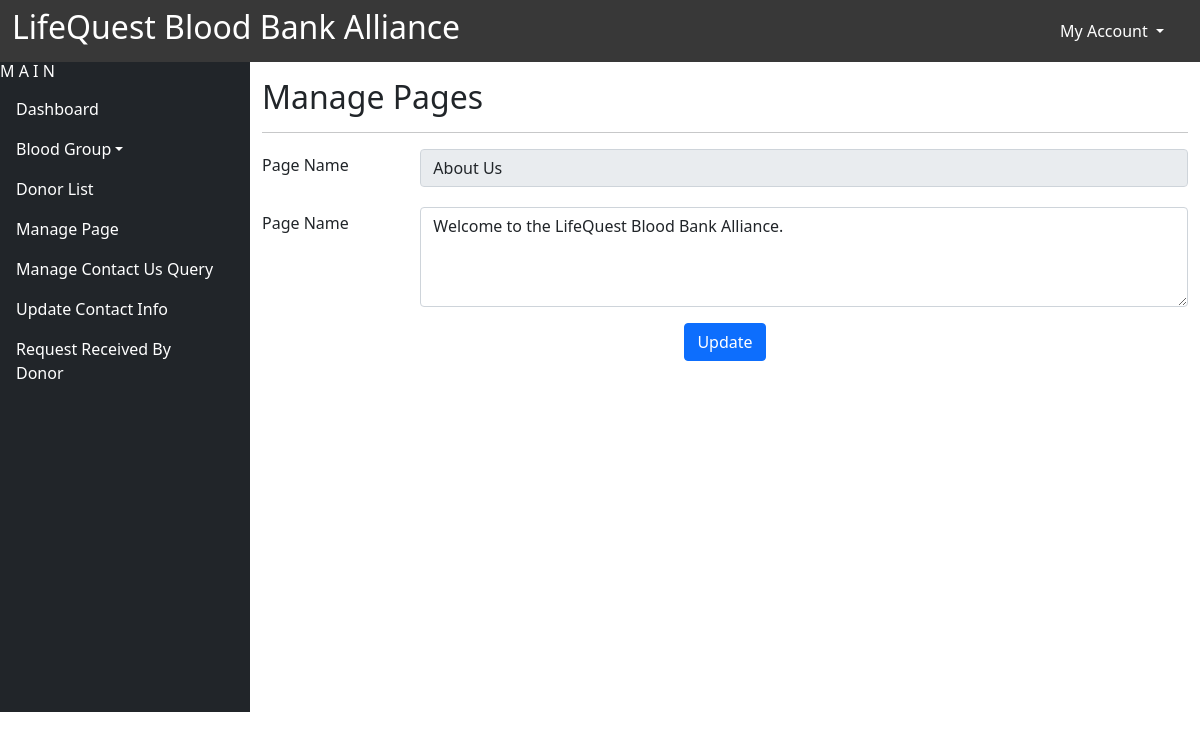
Screenshot of /LifeQuestBloodBank/admin/manage-pages.php (signed in) with the database file from the repository.
### tables this page shows
CREATE TABLE `thepages` (
  `ID` int(11) NOT NULL AUTO_INCREMENT,
  `PageName` varchar(255) DEFAULT NULL,
  `Type` varchar(255) NOT NULL DEFAULT '',
  `Detail` longtext NOT NULL,
  PRIMARY KEY (`ID`)
);

### LifeQuestBloodBank/admin/manage-pages.php (the view, shortened to what this page needs)
<!doctype html>
<html lang="en" class="no-js">
<head>
	<link href="https://cdn.jsdelivr.net/npm/bootstrap@5.0.2/dist/css/bootstrap.min.css" rel="stylesheet">
</head>
<body>
 	<?php include('includes/header.php');?>
	<div class="container-fluid">
		<div class="row">
			<?php include('includes/leftbar.php');?>
			<div class="col" style="margin-top:62px;">
				<h2 class="pt-3">Manage Pages</h2>
            	<hr>
				<form action = "manage-pages.php" method = "post">
					<?php
						$sql2 = "SELECT * FROM thepages";
						$result2 = mysqli_query($conn , $sql2);
						while($row = mysqli_fetch_assoc($result2))
						{
							$pgname =  $row['PageName'];
							$detail = $row['Detail'];
						}
					?>
					<div class="row mb-3">
    					<label for="page" class="col-sm-2 col-form-label"><h6>Page Name</h6></label>
							<div class="col-sm-10">
      							<input type="text" class="form-control" id="un" name="page" value="<?php echo $pgname;?>" readonly>
    						</div>
					</div>
					<div class="row mb-3">
    					<label for="pagedetail" class="col-sm-2 col-form-label"><h6>Page Name</h6></label>
						<div class="col-sm-10">
							<textarea class="form-control"  id="Textarea" style="height: 100px" name="pagedetail"><?php echo $detail; ?></textarea>
						</div>
					</div>
					<div class="text-center">
  						<button type="submit" class="btn btn-primary">Update</button>
					</div>
				</form>
			</div>
		</div>
	</div>
</body>
</html>

### rows the page displays
thepages: page "About Us", pagedetail "Welcome to the LifeQuest Blood Bank Alliance."
